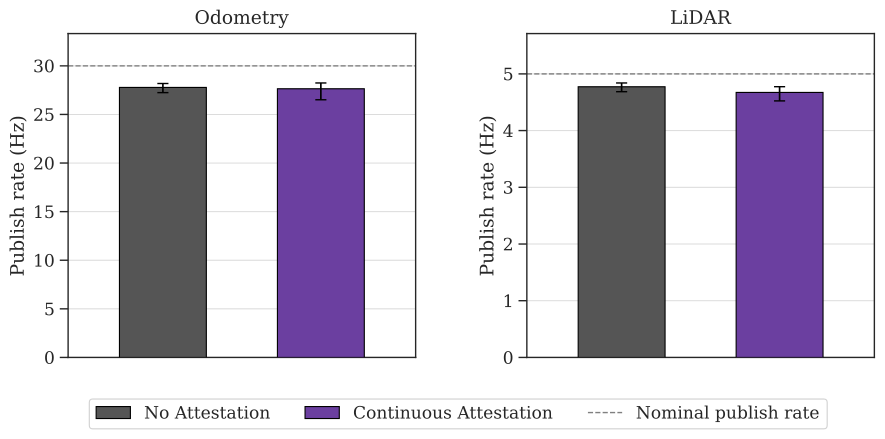

Here is the Python script that generated this plot:
#!/usr/bin/env python3
"""
Bar chart: topic publish rate across attestation conditions.

Columns : topics present in the summary CSV (e.g. scan, odom)
X-axis  : attestation condition (No Attestation / Continuous Attestation)
Bar     : median publish rate (Hz); error bars = P25–P75 (IQR), asymmetric
Reference line: nominal publish rate per topic.
"""

from pathlib import Path
import pandas as pd
import matplotlib.pyplot as plt
import matplotlib.patches as mpatches
import matplotlib.lines as mlines
import seaborn as sns

INPUT_FILE = "../data/performance-benchmark/summary_topic_stats.csv"

FONT_SCALE = 1.4
BAR_WIDTH  = 0.55
HEADROOM   = 1.18

CONDITION_ORDER = [
    ("no_sidecar",   "baseline"),
    ("with_sidecar", "continuous"),
]
CONDITION_LABELS = [
    "No\nAttestation",
    "Continuous\nAttestation",
]
COLORS = ["#555555", "#6B3FA0"]   # gray / deep purple

# Nominal publish rates per topic for reference lines (Hz); add more as needed
NOMINAL_HZ = {"scan": 5.0, "odom": 30.0}
TOPIC_DISPLAY = {"scan": "LiDAR", "odom": "Odometry"}


def _draw_panel(ax, medians, lows, highs, ylabel, ref_val=None):
    """Bar = median; asymmetric error bars = P25 (down) and P75 (up). Omitted when lows==highs==medians."""
    for i, (med, lo, hi, color) in enumerate(zip(medians, lows, highs, COLORS)):
        ax.bar(i, med, width=BAR_WIDTH, color=color,
               edgecolor="black", linewidth=0.8, zorder=3)
        if lo != med or hi != med:
            ax.errorbar(i, med,
                        yerr=[[med - lo], [hi - med]],
                        fmt="none", color="black",
                        capsize=4, linewidth=1.2, zorder=5)
    ax.set_xticks([])
    ax.set_ylim(0, max(highs) * HEADROOM)
    ax.set_xlim(-0.6, len(medians) - 0.4)
    ax.set_ylabel(ylabel)
    ax.tick_params(axis="both", which="major", length=6, width=1.0, direction="out")
    ax.grid(axis="y", which="major", linestyle="-", linewidth=0.7, alpha=0.75)
    ax.set_axisbelow(True)
    if ref_val is not None:
        ax.axhline(ref_val, color="gray", linewidth=1.0, linestyle="--", zorder=2)


def main():
    script_dir = Path(__file__).parent.resolve()
    csv_path   = (script_dir / INPUT_FILE).resolve()
    if not csv_path.exists():
        raise SystemExit(f"CSV not found: {csv_path}")

    df     = pd.read_csv(csv_path)
    topics = sorted(df["topic"].unique())
    n_top  = len(topics)

    if n_top == 0:
        raise SystemExit("No topic data found in CSV.")

    sns.set_theme(context="paper", style="ticks",
                  rc={"xtick.direction": "out", "ytick.direction": "out"},
                  font_scale=FONT_SCALE)
    plt.rcParams.update({"font.family": "serif"})

    fig, axes = plt.subplots(
        1, n_top,
        figsize=(5.2 * n_top, 4.0),
        gridspec_kw={"wspace": 0.32},
    )
    if n_top == 1:
        axes = [axes]

    for col, topic in enumerate(topics):
        hz_med, hz_p25, hz_p75 = [], [], []

        for cond, mode in CONDITION_ORDER:
            sub = df[(df["topic"] == topic) &
                     (df["condition"] == cond) &
                     (df["mode"] == mode)]
            if sub.empty:
                print(f"[WARN] No data for {topic}/{cond}/{mode} — using 0.")
                hz_med.append(0.0); hz_p25.append(0.0); hz_p75.append(0.0)
            else:
                hz_med.append(float(sub["hz_median"].iloc[0]))
                hz_p25.append(float(sub["hz_p25"].iloc[0]))
                hz_p75.append(float(sub["hz_p75"].iloc[0]))

        print(f"\n[{topic}]")
        for i, (cond, mode) in enumerate(CONDITION_ORDER):
            print(f"  {CONDITION_LABELS[i].replace(chr(10),' '):<28} "
                  f"hz={hz_med[i]:.3f} [{hz_p25[i]:.3f}–{hz_p75[i]:.3f}]")

        ax = axes[col]
        _draw_panel(ax, hz_med, hz_p25, hz_p75,
                    ylabel="Publish rate (Hz)",
                    ref_val=NOMINAL_HZ.get(topic))
        ax.set_title(TOPIC_DISPLAY.get(topic, topic), pad=7)

    # ── shared legend (bottom centre) ─────────────────────────────────────────
    legend_handles = [
        mpatches.Patch(facecolor=c, edgecolor="black", label=lbl.replace("\n", " "))
        for c, lbl in zip(COLORS, CONDITION_LABELS)
    ] + [
        mlines.Line2D([], [], color="gray", linewidth=1.0, linestyle="--",
                      label="Nominal publish rate")
    ]
    fig.legend(handles=legend_handles,
               loc="lower center", bbox_to_anchor=(0.5, -0.06),
               ncol=3, frameon=True, framealpha=0.9, fancybox=True,
               fontsize=plt.rcParams.get("legend.fontsize", 9))

    plt.subplots_adjust(top=0.95, bottom=0.14)

    out_path = script_dir / "barplot_topic_rate.pdf"
    fig.savefig(out_path, dpi=300, bbox_inches="tight")
    print(f"\n[OK] Saved: {out_path}")
    plt.close(fig)


if __name__ == "__main__":
    main()
